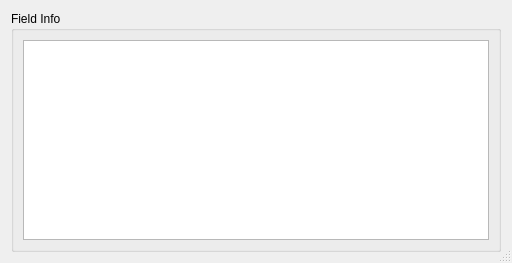
<?xml version="1.0" encoding="UTF-8"?>
<ui version="4.0">
 <class>ReportFieldInfoDialog</class>
 <widget class="QDialog" name="ReportFieldInfoDialog">
  <property name="geometry">
   <rect>
    <x>0</x>
    <y>0</y>
    <width>512</width>
    <height>263</height>
   </rect>
  </property>
  <property name="sizePolicy">
   <sizepolicy hsizetype="Minimum" vsizetype="Minimum">
    <horstretch>0</horstretch>
    <verstretch>0</verstretch>
   </sizepolicy>
  </property>
  <property name="minimumSize">
   <size>
    <width>465</width>
    <height>231</height>
   </size>
  </property>
  <property name="windowTitle">
   <string>Dialog</string>
  </property>
  <property name="sizeGripEnabled">
   <bool>true</bool>
  </property>
  <layout class="QVBoxLayout" name="verticalLayout">
   <item>
    <widget class="QGroupBox" name="groupBox">
     <property name="title">
      <string>Field Info</string>
     </property>
     <layout class="QGridLayout" name="gridLayout">
      <item row="0" column="0">
       <widget class="QPlainTextEdit" name="fieldInfoTextEdit_">
        <property name="lineWrapMode">
         <enum>QPlainTextEdit::NoWrap</enum>
        </property>
        <property name="readOnly">
         <bool>true</bool>
        </property>
       </widget>
      </item>
     </layout>
    </widget>
   </item>
  </layout>
 </widget>
 <resources/>
 <connections/>
</ui>
